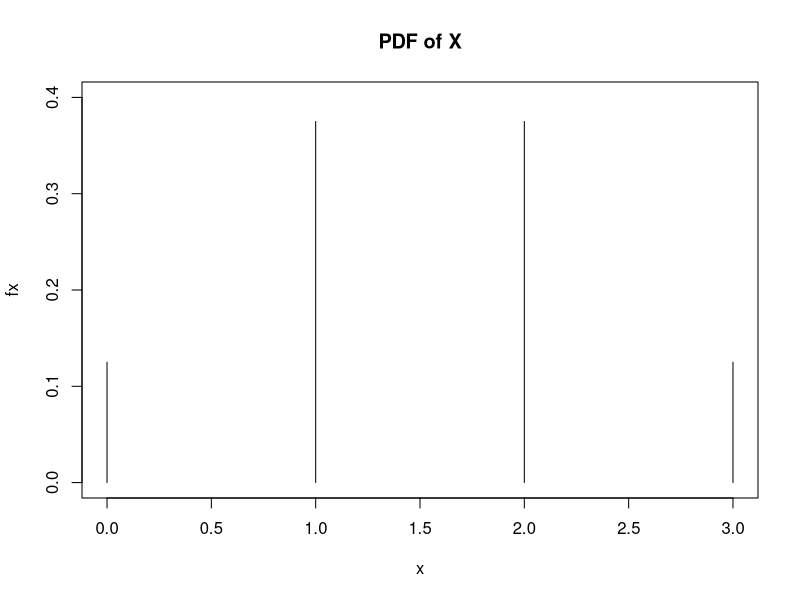
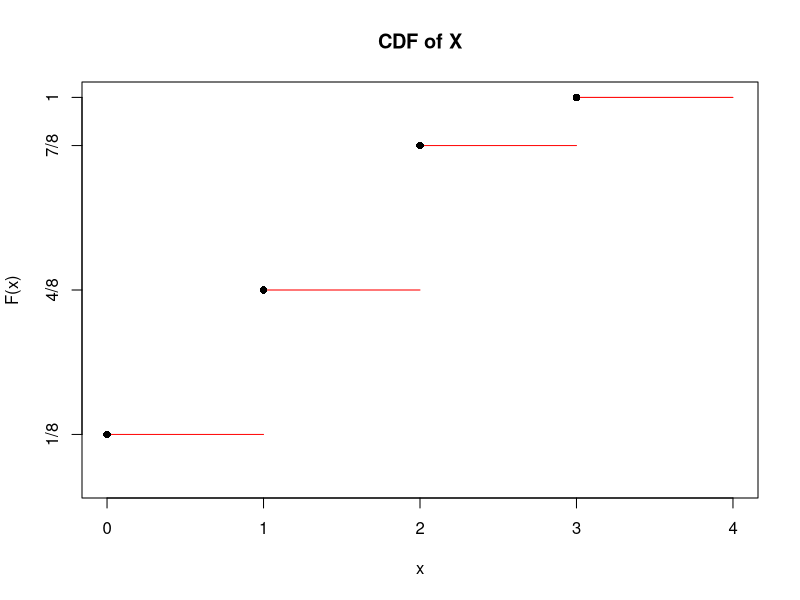
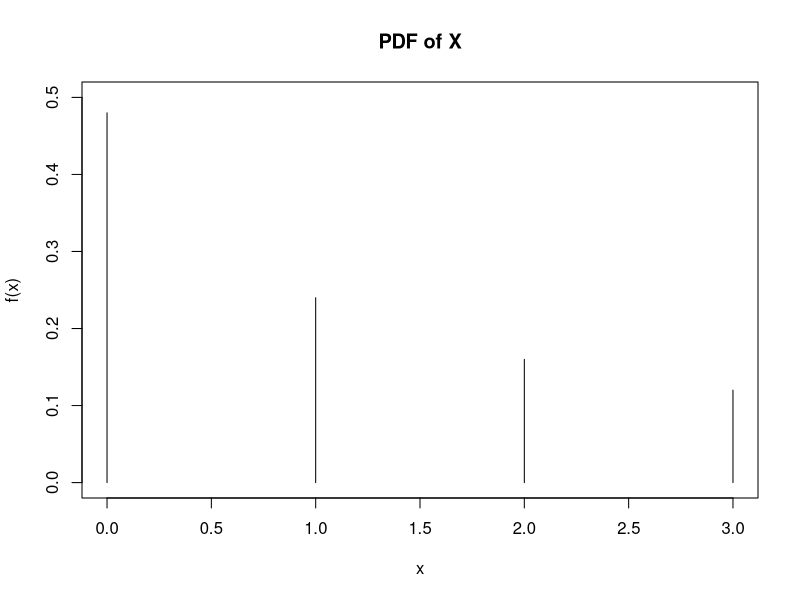
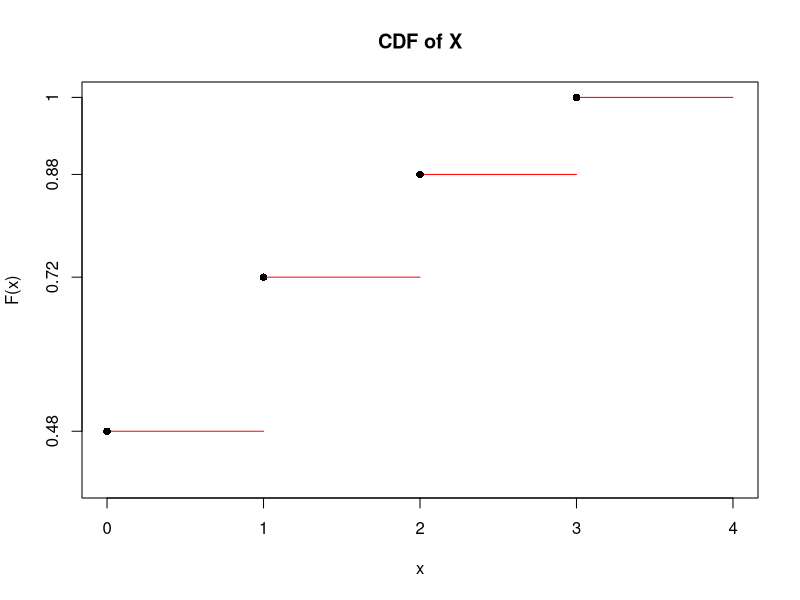
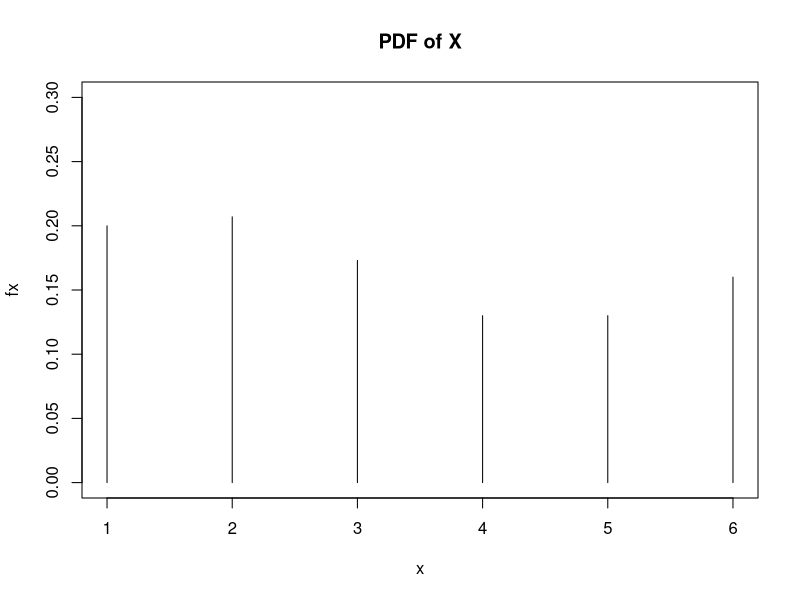
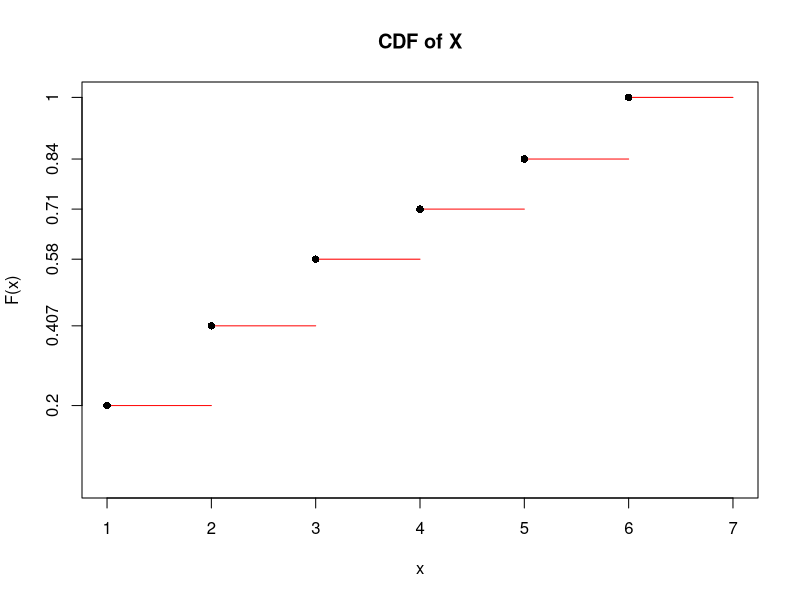

R code for these plots, in order:
#===============================================================
#                CHHD301-Biostatistics
#===============================================================
# INSTRUCTOR : Dr. Wiriya Mahikul
# TITLE      : Lecture 5 - Probability distributions 
#===============================================================

x<-0:3
fx<-c(1/8,3/8,3/8,1/8)
Fx<-c(1/8,4/8,7/8,1)
Fx
plot(x,fx,type="h",xlab="x",xlim=c(0,3),ylim = c(0,0.4))
title("PDF of X")

plot(x,Fx,type="n",xlab = "x",ylab = "F(x)",xlim = c(0,4),ylim=c(0,1),yaxt="n")
axis(2,at=c(1/8,4/8,7/8,1),lab=c('1/8','4/8','7/8','1'))
#segments(0,0,0,col="red")
segments(0:3,c(Fx),1:4,c(Fx),col="red")
lines(x,Fx,type = "p",pch=16)
title("CDF of X")

x<-0:3
x

f <- function(x){
  result<-12/(25*(x+1))
  print(result)
}
f(x)

plot(x,f(x),type="h",xlim=c(0,3),ylim = c(0,0.5))
title("PDF of X")

Fx <- c(0.48,0.72,0.88,1)

plot(x,Fx,type="n",xlab = "x",ylab = "F(x)",xlim = c(0,4),ylim=c(0.4,1),yaxt="n")
axis(2,at=c(0.48,0.72,0.88,1),lab=c('0.48','0.72','0.88','1'))
#segments(0,0,0,col="red")
segments(0:3,c(Fx),1:4,c(Fx),col="red")
lines(x,Fx,type = "p",pch=16)
title("CDF of X")


#covid
x<-1:6
fx<-c(0.2,0.207,0.173,0.13,0.13,0.16)
Fx<-c(0.2,0.407,0.58,0.71,0.84,1)
Fx
plot(x,fx,type="h",xlab="x",xlim=c(1,6),ylim = c(0,0.3))
title("PDF of X")

plot(x,Fx,type="n",xlab = "x",ylab = "F(x)",xlim = c(1,7),ylim=c(0,1),yaxt="n")
axis(2,at=c(0.2,0.407,0.58,0.71,0.84,1),lab=c('0.2','0.407','0.58','0.71','0.84','1'))
segments(1:6,c(Fx),2:7,c(Fx),col="red")
lines(x,Fx,type = "p",pch=16)
title("CDF of X")

##Probability distribution
##covid (หน้า13)
table(c(60,62,52,39,39,48))
prop.table(c(60,62,52,39,39,48))


##============================ Discrete random variables ============================

##===========================##
##   Binomial Distribution   ##
##===========================##

## color blind (หน้า 24)
# Suppose it is known that in a certain population 10 percent of the population is color blind. 
# If a random sample of 25 people is drawn from this population, find the probability that

# a) Four will be color blind.
# P(x = 4) = P(X <= 4) - P(X <= 3)
pbinom(4, size = 25, prob=0.1, lower.tail = TRUE, log.p = FALSE)-pbinom(3, size = 25, prob=0.1, lower.tail = TRUE, log.p = FALSE)

# b) Five or fewer will be color blind.
# P(X <= 5) = P(X=5) + P(X = 4) + P(X = 3) + P(X = 2)
pbinom(5, size = 25, prob=0.1, lower.tail = TRUE, log.p = FALSE)

# c) Six or more will be color blind
# P(X >= 6) = 1 - P(X <= 5)
1-pbinom(5, size = 25, prob=0.1, lower.tail = TRUE, log.p = FALSE)
pbinom(5, size = 25, prob=0.1, lower.tail = FALSE, log.p = FALSE)

# d) Between six and nine inclusive will be color blind.
# P(6 <= X <= 9) = P(X <= 9) - P(X <= 5)
pbinom(9, size = 25, prob=0.1, lower.tail = TRUE, log.p = FALSE)-pbinom(5, size = 25, prob=0.1, lower.tail = TRUE, log.p = FALSE)

# e) Two, three, or four will be color blind.
# P(2 <= X <= 4) = P(X <= 4) - P(X <= 1)
pbinom(4, size = 25, prob=0.1, lower.tail = TRUE, log.p = FALSE)-pbinom(1, size = 25, prob=0.1, lower.tail = TRUE, log.p = FALSE)



## covid (หน้า 29)
# Suppose it is known that 10% of a certain population is infected of COVID-19. 
# If a random sample of 5 people is drawn from this population. Find the probability that

# a) 1 or fewer will be infected of COVID-19
# P(X <= 1) = P(X = 0) + P(X = 1)
pbinom(1, size = 5, prob=0.1, lower.tail = TRUE, log.p = FALSE)

# b) 2 or more will be infected of COVID-19
# P(X => 2) = 1 - P(X <= 1)
1-pbinom(1, size = 5, prob=0.1, lower.tail = TRUE, log.p = FALSE)
pbinom(1, size = 5, prob=0.1, lower.tail = FALSE, log.p = FALSE)

# c)Between 2 and 4 inclusive will be infected of COVID19
# P(2 <= X <= 4) = P(X <= 4) - P(X <= 1)
pbinom(4, size = 5, prob=0.1, lower.tail = TRUE, log.p = FALSE)-pbinom(1, size = 5, prob=0.1, lower.tail = TRUE, log.p = FALSE)


## operation process (หน้า 30)
# In a survey of surgery department, 75% of patients could recovery within 1 month after operation process. 
# If this percentage holds for theentire population, and 15 patients were randomly selected. Find the
# chance that the number of patients could recover within a month after operational process is:

# a) At least 7
pbinom(8, size = 15, prob=0.25, lower.tail = TRUE, log.p = FALSE)
pbinom(6, size = 15, prob=0.75, lower.tail = FALSE, log.p = FALSE)

# b) Not more than 5
pbinom(5, size = 15, prob=0.75, lower.tail = TRUE, log.p = FALSE)

# c)Between 6 and 9, inclusive
pbinom(9, size = 15, prob=0.75, lower.tail = TRUE, log.p = FALSE)-pbinom(5, size = 15, prob=0.75, lower.tail = TRUE, log.p = FALSE)


##===========================##
##   Poisson Distributions   ##
##===========================##

## adolescent suicides (หน้า 38)
# In the study of adolescent suicides, the monthly distribution of
# adolescent suicide closely followed a Poisson distribution. The average
# number of adolescent suicides was 2.

# a) Find the probability that the randomly selected month will be three adolescent suicides occurred
# P(X = 3)
ppois(3, lambda=2, lower.tail = TRUE, log.p = FALSE)-ppois(2, lambda=2, lower.tail = TRUE, log.p = FALSE)

# b) Find the probability that the randomly selected month will be less than or equal one adolescent suicides occurred
# P(X <= 1)
ppois(1, lambda=2, lower.tail = TRUE, log.p = FALSE)

# c) Find the probability that the randomly selected month will be more than 5 adolescent suicides occurred
# P(X => 6) = 1 - P(X <= 5)
ppois(5, lambda=2, lower.tail = FALSE, log.p = FALSE)


## In the clinic half an hour (หน้า 40)
# In the clinic, doctor found that average of 3 patient come to visit in the clinic within half an hour.

# a) Find the probability of patient come to visit the clinic less than 3 patient within half an hour
# P(X <= 3)
ppois(2, lambda=3, lower.tail = TRUE, log.p = FALSE)

# b) Find the probability of patient come to visit the clinic 10 or more patient within half an hour
# P(X => 10) = 1 - P(X <= 9)
ppois(9, lambda=3, lower.tail = FALSE, log.p = FALSE)

# c) Find the probability of patient come to visit the clinic between 8 and 12 patient inclusive within half an hour
# P(8 <= X <= 12) = P(X <= 12) - P(X <= 7)
ppois(12, lambda=3, lower.tail = TRUE, log.p = FALSE)-ppois(7, lambda=3, lower.tail = TRUE, log.p = FALSE)

##In the clinic within an hour (หน้า 41)
ppois(2, lambda=6, lower.tail = TRUE, log.p = FALSE)
ppois(9, lambda=6, lower.tail = FALSE, log.p = FALSE)
ppois(12, lambda=6, lower.tail = TRUE, log.p = FALSE)-ppois(7, lambda=6, lower.tail = TRUE, log.p = FALSE)


##============================ Continuous random variable ============================

##===========================##
##    Normal distribution    ##
##===========================##

# หน้า 57
pnorm(-3)
pnorm(-2.59)
pnorm(1.31)
pnorm(2)
pnorm(-4.75)

# หน้า 58
1-pnorm(1.31)

# หน้า 59
pnorm(1.31)-pnorm(-2.59)

# หน้า 61
pnorm(1)
pnorm(1100, mean = 1000, sd = 100, lower.tail = TRUE, log.p = FALSE)
pnorm(900, mean = 1000, sd = 100, lower.tail = FALSE, log.p = FALSE)
pnorm(790, mean = 1000, sd = 100, lower.tail = TRUE, log.p = FALSE)
pnorm(1150, mean = 1000, sd = 100, lower.tail = TRUE, log.p = FALSE)-pnorm(790, mean = 1000, sd = 100, lower.tail = TRUE, log.p = FALSE)

## glucose level (หน้า 63)
pnorm(120, mean = 110, sd = 10, lower.tail = TRUE, log.p = FALSE)
pnorm(128, mean = 110, sd = 10, lower.tail = TRUE, log.p = FALSE)-pnorm(100, mean = 110, sd = 10, lower.tail = TRUE, log.p = FALSE)
pnorm(126, mean = 110, sd = 10, lower.tail = FALSE, log.p = FALSE)



